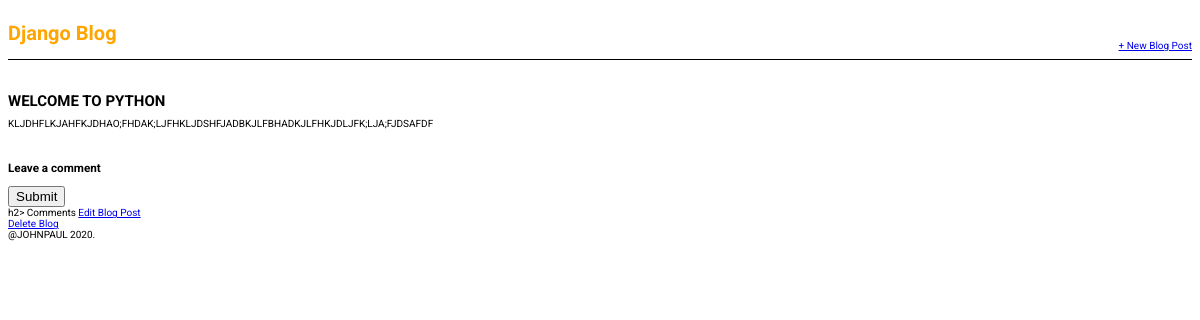
The app's page /post/4/ with its own data.
### blog/models.py (models this page shows, shortened)
class Post(models.Model):
    title = models.CharField(max_length= 200)
    author = models.ForeignKey('auth.User', on_delete=CASCADE)
    body = models.TextField()

### blog/views.py (the view)
# urls.py: path('post/<int:pk>/', BlogDetailView.as_view(), name='post_detail'),
class BlogDetailView(DetailView):
    model = Post
    template_name = "post_detail.html"

### blog/templates/post_detail.html (shortened to what this page needs)
{% extends 'base.html' %}
    <div>
        <div class="post-entry">
            <h2>{{ post.title }}</h2>
            <div class='row'>
                <div class='col text-center pt-3'>
                    <p>{{ post.body }}</p>
                </div>
            </div>
        </div>
    </div>
    <div class='container'>
    <div class='jumbotron'>
        {% if new_comment %}
            <div class='container'>
                    <p class='bg-danger text-white text-uppercase text-center'>You Posted</p>
            {% else %}
                <h3>Leave a comment</h3>
                    <button type='submit'>Submit</button>
            </div>
        {% endif %}
        </div>
    </div>
    </div>
    h2>{{ post.comments.count }}  Comments</h2>
    <a href="{% url 'post_edit' post.pk %}"> Edit Blog Post</a>
    <br>
    <a href="{% url 'post_delete' post.pk %">Delete Blog</a>

### blog/static/css/base.css (style rules this page uses)
body { font-family: 'Roboto', sans-serif; font-size: 10px; }
.post-entry { margin-bottom: 2rem; }
.post-entry h2 { margin: 0.5rem 0; }
.post-entry p { margin: 0; font-weight: 400; }

### records on screen
Post: title "WELCOME TO PYTHON", body "KLJDHFLKJAHFKJDHAO;FHDAK;LJFHKLJDSHFJADBKJLFBHADKJLFHKJDLJFK;LJA;FJDSAFDF"
